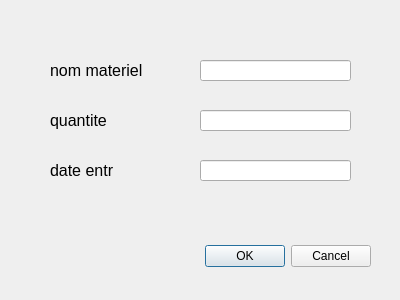
<?xml version="1.0" encoding="UTF-8"?>
<ui version="4.0">
 <class>Dialog</class>
 <widget class="QDialog" name="Dialog">
  <property name="geometry">
   <rect>
    <x>0</x>
    <y>0</y>
    <width>400</width>
    <height>300</height>
   </rect>
  </property>
  <property name="windowTitle">
   <string>Dialog</string>
  </property>
  <widget class="QDialogButtonBox" name="buttonBox">
   <property name="geometry">
    <rect>
     <x>30</x>
     <y>240</y>
     <width>341</width>
     <height>32</height>
    </rect>
   </property>
   <property name="orientation">
    <enum>Qt::Horizontal</enum>
   </property>
   <property name="standardButtons">
    <set>QDialogButtonBox::Cancel|QDialogButtonBox::Ok</set>
   </property>
  </widget>
  <widget class="QStackedWidget" name="stackedWidget">
   <property name="geometry">
    <rect>
     <x>20</x>
     <y>20</y>
     <width>371</width>
     <height>211</height>
    </rect>
   </property>
   <property name="currentIndex">
    <number>1</number>
   </property>
   <widget class="QWidget" name="page">
    <widget class="QLineEdit" name="lineEdit">
     <property name="geometry">
      <rect>
       <x>190</x>
       <y>50</y>
       <width>151</width>
       <height>21</height>
      </rect>
     </property>
    </widget>
    <widget class="QLineEdit" name="lineEdit_2">
     <property name="geometry">
      <rect>
       <x>190</x>
       <y>100</y>
       <width>151</width>
       <height>21</height>
      </rect>
     </property>
    </widget>
    <widget class="QLineEdit" name="lineEdit_3">
     <property name="geometry">
      <rect>
       <x>190</x>
       <y>150</y>
       <width>151</width>
       <height>21</height>
      </rect>
     </property>
    </widget>
    <widget class="QLabel" name="label">
     <property name="geometry">
      <rect>
       <x>40</x>
       <y>50</y>
       <width>121</width>
       <height>21</height>
      </rect>
     </property>
     <property name="font">
      <font>
       <pointsize>12</pointsize>
      </font>
     </property>
     <property name="text">
      <string>nom produit</string>
     </property>
    </widget>
    <widget class="QLabel" name="label_2">
     <property name="geometry">
      <rect>
       <x>40</x>
       <y>100</y>
       <width>81</width>
       <height>21</height>
      </rect>
     </property>
     <property name="font">
      <font>
       <pointsize>12</pointsize>
      </font>
     </property>
     <property name="text">
      <string>quantite</string>
     </property>
    </widget>
    <widget class="QLabel" name="label_3">
     <property name="geometry">
      <rect>
       <x>40</x>
       <y>150</y>
       <width>81</width>
       <height>21</height>
      </rect>
     </property>
     <property name="font">
      <font>
       <pointsize>12</pointsize>
      </font>
     </property>
     <property name="text">
      <string>date exp</string>
     </property>
    </widget>
   </widget>
   <widget class="QWidget" name="page_2">
    <widget class="QLabel" name="label_6">
     <property name="geometry">
      <rect>
       <x>30</x>
       <y>140</y>
       <width>81</width>
       <height>21</height>
      </rect>
     </property>
     <property name="font">
      <font>
       <pointsize>12</pointsize>
      </font>
     </property>
     <property name="text">
      <string>date entr</string>
     </property>
    </widget>
    <widget class="QLabel" name="label_4">
     <property name="geometry">
      <rect>
       <x>30</x>
       <y>40</y>
       <width>121</width>
       <height>21</height>
      </rect>
     </property>
     <property name="font">
      <font>
       <pointsize>12</pointsize>
      </font>
     </property>
     <property name="text">
      <string>nom materiel</string>
     </property>
    </widget>
    <widget class="QLineEdit" name="lineEdit_6">
     <property name="geometry">
      <rect>
       <x>180</x>
       <y>90</y>
       <width>151</width>
       <height>21</height>
      </rect>
     </property>
     <property name="text">
      <string/>
     </property>
    </widget>
    <widget class="QLineEdit" name="lineEdit_4">
     <property name="geometry">
      <rect>
       <x>180</x>
       <y>40</y>
       <width>151</width>
       <height>21</height>
      </rect>
     </property>
     <property name="text">
      <string/>
     </property>
    </widget>
    <widget class="QLabel" name="label_5">
     <property name="geometry">
      <rect>
       <x>30</x>
       <y>90</y>
       <width>81</width>
       <height>21</height>
      </rect>
     </property>
     <property name="font">
      <font>
       <pointsize>12</pointsize>
      </font>
     </property>
     <property name="text">
      <string>quantite</string>
     </property>
    </widget>
    <widget class="QLineEdit" name="lineEdit_5">
     <property name="geometry">
      <rect>
       <x>180</x>
       <y>140</y>
       <width>151</width>
       <height>21</height>
      </rect>
     </property>
     <property name="text">
      <string/>
     </property>
    </widget>
   </widget>
  </widget>
 </widget>
 <resources/>
 <connections>
  <connection>
   <sender>buttonBox</sender>
   <signal>accepted()</signal>
   <receiver>Dialog</receiver>
   <slot>accept()</slot>
   <hints>
    <hint type="sourcelabel">
     <x>248</x>
     <y>254</y>
    </hint>
    <hint type="destinationlabel">
     <x>157</x>
     <y>274</y>
    </hint>
   </hints>
  </connection>
  <connection>
   <sender>buttonBox</sender>
   <signal>rejected()</signal>
   <receiver>Dialog</receiver>
   <slot>reject()</slot>
   <hints>
    <hint type="sourcelabel">
     <x>316</x>
     <y>260</y>
    </hint>
    <hint type="destinationlabel">
     <x>286</x>
     <y>274</y>
    </hint>
   </hints>
  </connection>
 </connections>
</ui>
